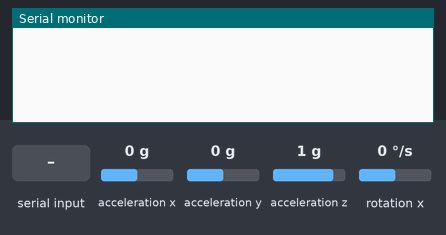
The sketch below on a simulated Arduino Uno, built with avr-gcc and run on an emulated ATmega328P. Shown: the last lines printed to the serial monitor. Wiring (inferred from the names in the program): MPU-6050 motion sensor at I2C address 0x68. The test bench sets the inputs (shaded band); at power-on: acceleration z 1 g, acceleration x 0 g, acceleration y 0 g, rotation x 0 °/s.

Above: at 1.2 s.
1.3 s: "i\n" received over Serial
At 1.42 s:
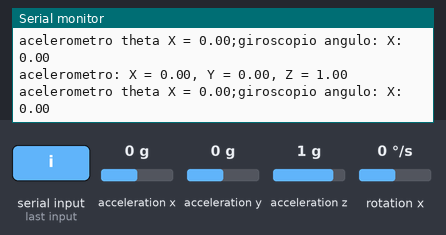
2.8 s: acceleration z set to 0 g
At 2.9 s:
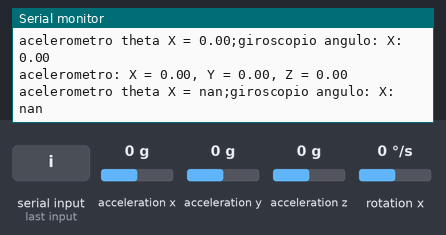
4.5 s: acceleration x set to -1.4 g
At 4.59 s:
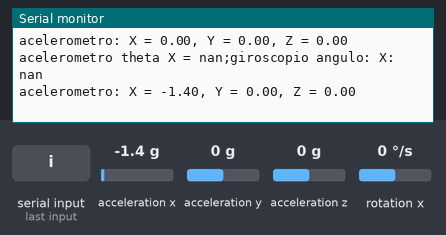
6.0 s: acceleration y set to -1.4 g
At 6.08 s:
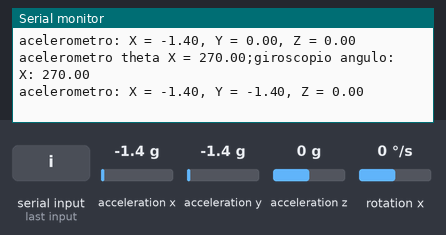
7.5 s: rotation x set to -192 °/s
At 7.57 s:
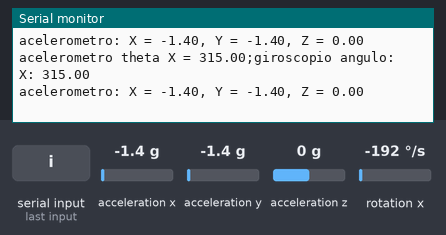
9.0 s: "d\n" received over Serial
Timing chart, 0 to 12.0 s (numbered marks = the images above; inputs shaded):
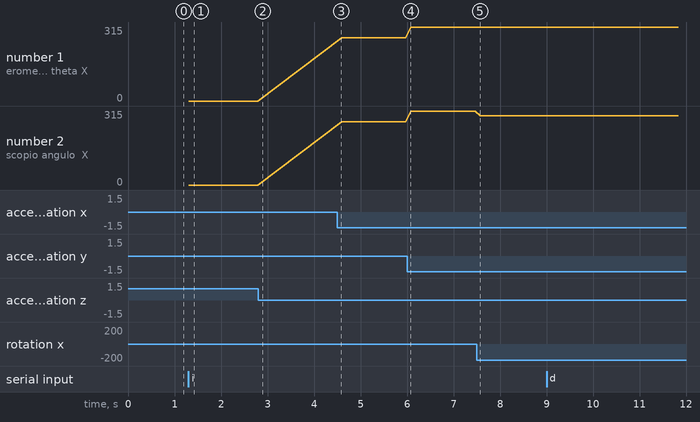

The sketch:

TF_MPU6050.ino
```cpp
#include <Wire.h>
#include <math.h>

// Variaveis
long acelerometro_X, acelerometro_Y, acelerometro_Z, GyrX, GyrY, GyrZ;
float grav_X, grav_Y, grav_Z, velocidadeAngularX, velocidadeAngularY, velocidadeAngularZ;;
float soma_X = 0, media_X = 0, ganho_X = 0, offset_X = 0, soma_Y = 0,  media_Y = 0, ganho_Y = 0, offset_Y = 0, soma_Z = 0,  media_Z = 0, ganho_Z = 0, offset_Z = 0;
float mediaS_X[2] = {0.0,0.0}, mediaS_Y[2] = {0.0, 0.0}, mediaS_Z[2] = {0.0, 0.0};
float dt = 0;
float angulo_X = 0, angulo = 0, theta = 0, theta_X = 0,angulo_Ref = 0;

float temp_prev=0;
char eixo;
int i = 0, j = 0;

void setup() {
  Serial.begin(115200);   // Baud rate p/ ESP32 - Microcontrolador utilizado nesse projeto
  Wire.begin();           // Inicia a comunicacao I2C
  configurarMPU();
}

void loop(){
  acelerometro();
}

void configurarMPU(){
  //Inicializa a MPU6050
  Wire.beginTransmission(0x68);
  Wire.write(0x6B);               // Acessa o registro 6B p/ gerenciamento de energia - Power Management 1 PWR_MGMT_1
  Wire.write(0);                  // Configura o registro sleep como 0
  Wire.endTransmission(true);     // Encerra a transmissao desses dados
}

// Le os dados do acelerometro e do giroscopio
int16_t dados(int endereco, byte regEndereco) {
  // Le 2 bytes de dados do registrador especificado
  Wire.beginTransmission(endereco);                 // Endereco I2C, no caso da MPU-6050 eh 0x68
  Wire.write(regEndereco);                          // Endereco do registrador que contem os dados
  Wire.endTransmission(false);                      // Encerra a transmissão I2C, mas mantém a conexão com o dispositivo aberta

  Wire.requestFrom(endereco, 2, true);              // Solicita 2 bytes do endereco e encerra apos a leitura
  byte byte_maior = Wire.read();                    // Le os dois bytes de dados solicitados do dispositivo
  byte byte_menor = Wire.read();

  int16_t valor = (byte_maior << 8) | byte_menor;   // combina os dois bytes lidos em um valor inteiro de 16 bits
  return valor;
}

// Datasheet fornece que a sensibilidade é 16384 LSB/g -> conversao p/ forca gravitacional ou aceleracao
float ConversaoAcelerometro(long valor){
  float grav = valor / 16384.0;
  return grav;
}

// Datasheet fornece sensibilidade de 131 LSB/(graus/s) -> conversao p/ graus/s
float ConversaoGiroscopio(long valor){
  float gyro = valor / 131.0;
  return gyro;
}


// Calibracao para os eixos
void eixos(){

  Serial.print("\n--------------- Eixos ---------------\n");

  for(i = 1; i <= 100; i++){

    acelerometro_X = dados(0x68, 0x3B);                   // Le os valores do acelerometro
    grav_X = ConversaoAcelerometro(acelerometro_X);       // Converter para forca gravitacional
    acelerometro_Y = dados(0x68, 0x3D);                   // Le os valores do acelerometro
    grav_Y = ConversaoAcelerometro(acelerometro_Y);       // Converter para forca gravitacional
    acelerometro_Z = dados(0x68, 0x3F);                   // Le os valores do acelerometro
    grav_Z = ConversaoAcelerometro(acelerometro_Z);       // Converter para forca gravitacional
    velocidadeAngularX = dados(0x68, 0x43);               //Le os valores do giroscopio
    GyrX = ConversaoGiroscopio(velocidadeAngularX);       //Converter para graus por segundo
    // velocidadeAngularY = dados(0x68, 0x45);               //Le os valores do giroscopio
    // GyrY = ConversaoGiroscopio(velocidadeAngularY);       //Converter para graus por segundo
    // velocidadeAngularZ = dados(0x68, 0x47);               //Le os valores do giroscopio
    // GyrZ = ConversaoGiroscopio(velocidadeAngularZ);       //Converter para graus por segundo

    // Angulo de inclinacao por trigonometria para o acelerometro - Formula do angulo de inclinacao
    theta = (atan( (grav_X/(sqrt ((grav_Y*grav_Y)) + ((grav_Z) *(grav_Z))) )))*180/M_PI; // Calcular o angulo

    // Para ajustar os valores dentro da circunferencia de 0 a 360
    if(theta < 0){
      theta_X = theta + 360;
    }
    else{
      theta_X = theta;
    }

    // Angulo de inclinacao por integracao numerica para o giroscopio - somando a velocidade angular multiplicada pelo intervalo de tempo
    dt=(millis() - temp_prev)/1000;     // Intervalo de tempo
    temp_prev=millis();

    angulo_Ref = (atan( (grav_X/(sqrt ((grav_Y*grav_Y)) + ((grav_Z) *(grav_Z))) )))*180/M_PI;   // Valor de referencia para atualizar a cada iteracao
    angulo = angulo_Ref + (GyrX * dt); // Calcula o angulo de rotacao em torno do eixo X

    // Para ajustar os valores dentro da circunferencia de 0 a 360
    if(angulo < 0){
      angulo_X = angulo + 360;
    }
    else{
      angulo_X = angulo;
    }

   Serial.print("acelerometro: X = ");
   Serial.print(grav_X);
   Serial.print(", Y = ");
   Serial.print(grav_Y);
   Serial.print(", Z = ");
   Serial.println(grav_Z);
   Serial.print("\n");
   Serial.print("acelerometro theta X = ");
   Serial.print(theta_X);
   Serial.print(";");
   Serial.print("giroscopio angulo: X: ");
   Serial.println(angulo_X);
   Serial.print("\n");


    delay(100);  // Intervalo de leitura dos dados

    soma_X = soma_X + grav_X;
    soma_Y = soma_Y + grav_Y;
    soma_Z = soma_Z + grav_Z;

    if (i == 100) {

      media_X = soma_X / 100;
      mediaS_X[j] = media_X;
      media_Y = soma_Y / 100;
      mediaS_Y[j] = media_Y;
      media_Z = soma_Z / 100;
      mediaS_Z[j] = media_Z;

      Serial.print("Media do eixo X: ");
      Serial.println(media_X);
      Serial.print("MediaX1 = ");
      Serial.print(mediaS_X[0]);
      Serial.print(" | MediaX2 = ");
      Serial.println(mediaS_X[1]);
      Serial.print("\n");
      Serial.print("Media do eixo Y: ");
      Serial.println(media_Y);
      Serial.print("MediaY1 = ");
      Serial.print(mediaS_Y[0]);
      Serial.print(" | MediaY2 = ");
      Serial.println(mediaS_Y[1]);
      Serial.print("\n");
      Serial.print("Media do eixo Z: ");
      Serial.println(media_Z);
      Serial.print("MediaZ1 = ");
      Serial.print(mediaS_Z[0]);
      Serial.print(" | MediaZ2 = ");
      Serial.println(mediaS_Z[1]);
      Serial.print("\n");

      media_X = 0;
      soma_X = 0;
      media_Y = 0;
      soma_Y = 0;
      media_Z = 0;
      soma_Z = 0;

      j++;

      if (j == 2) {
        ganho_X = (mediaS_X[0] - mediaS_X[1]) / 2;
        offset_X = (mediaS_X[0] + mediaS_X[1]) / 2;
        ganho_Y = (mediaS_Y[0] - mediaS_Y[1]) / 2;
        offset_Y = (mediaS_Y[0] + mediaS_Y[1]) / 2;
        ganho_Z = (mediaS_Z[0] - mediaS_Z[1]) / 2;
        offset_Z = (mediaS_Z[0] + mediaS_Z[1]) / 2;

        Serial.print("Ganho: X = ");
        Serial.print(ganho_X);
        Serial.print(", Y = ");
        Serial.print(ganho_Y);
        Serial.print(", Z = ");
        Serial.println(ganho_Z);;
        Serial.print("\n");
        Serial.print("Offset X = ");
        Serial.print(offset_X);
        Serial.print(", Y = ");
        Serial.print(offset_Y);
        Serial.print(", Z = ");
        Serial.println(offset_Z);

      }
    }
  }
}

// Iniciar leitura dos eixos do acelerometro e chamar as calibracoes desses eixos
void acelerometro(){
  char eixo;
  if(Serial.available() > 0){
    Serial.print("Insira a letra 'i' para iniciar: ");
    eixo = Serial.read();
    Serial.println(eixo);
    if(eixo == 'i'){
      eixos();
    }
  }
}
```

Measured:
- after the input at 1.3 s, the serial monitor: prints a new line at once (image 1)
- after the input at 2.8 s, the serial monitor: prints a new line after 0.10 s (image 2)
- after the input at 4.5 s, the serial monitor: prints a new line after 0.09 s (image 3)
- after the input at 6.0 s, the serial monitor: prints a new line after 0.08 s (image 4)
- plotted number 1: 0 → 270 after the input at 4.5 s, 270 → 315 after the input at 6.0 s
- plotted number 2: 0 → 270 after the input at 4.5 s, 270 → 315 after the input at 6.0 s, 315 → 294.65 after the input at 7.5 s
